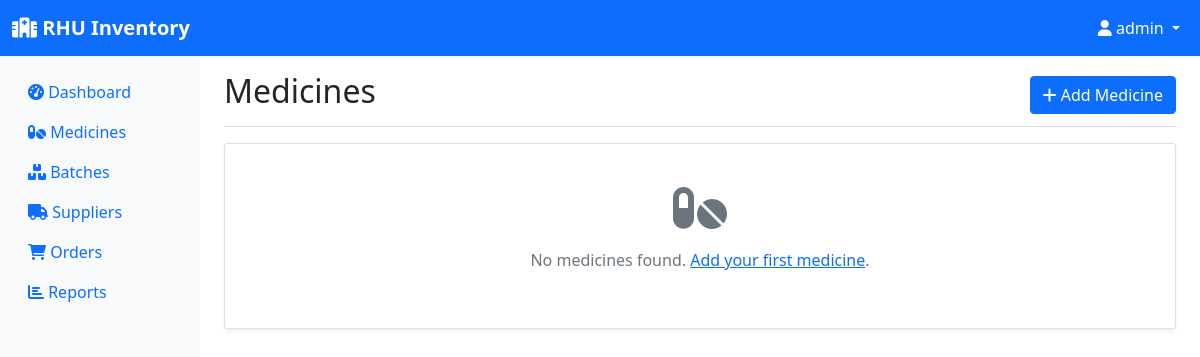
Before: /inventory (signed in) with the older database file.
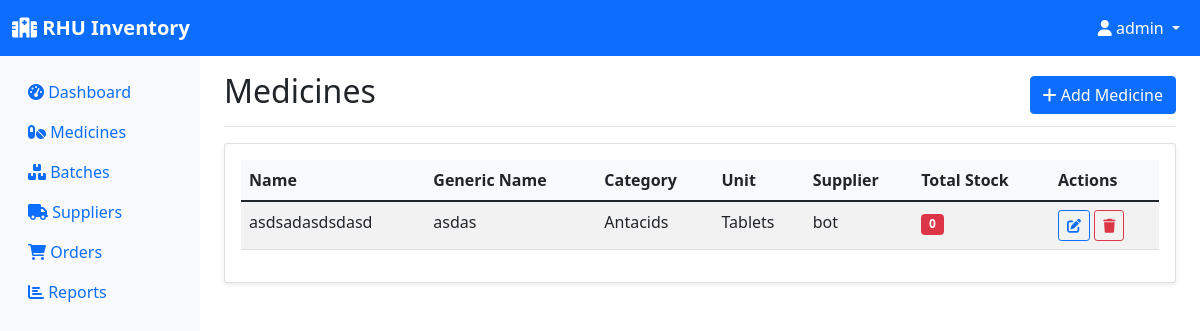
After: the same page with the newer database file.
### models.py (models this page shows, shortened)
class User(UserMixin, db.Model):
    id = db.Column(db.Integer, primary_key=True)
    username = db.Column(db.String(100), unique=True, nullable=False)
    password = db.Column(db.String(100), nullable=False)
    role = db.Column(db.String(20), nullable=False)  # pharmacist, manager, assistant
    email = db.Column(db.String(120), unique=True, nullable=False)
    created_at = db.Column(db.DateTime, default=datetime.utcnow)

class Medicine(db.Model):
    id = db.Column(db.Integer, primary_key=True)
    name = db.Column(db.String(100), nullable=False)
    generic_name = db.Column(db.String(100))
    category = db.Column(db.String(50))
    unit = db.Column(db.String(20))  # e.g., tablets, bottles, etc.
    supplier_id = db.Column(db.Integer, db.ForeignKey('supplier.id'), nullable=False)
    created_at = db.Column(db.DateTime, default=datetime.utcnow)
    batches = db.relationship('Batch', backref='medicine', lazy=True)
    order_items = db.relationship('OrderItem', backref='medicine', lazy=True)
    @property
    def total_quantity(self):
        return sum(batch.quantity for batch in self.batches)

class Supplier(db.Model):
    id = db.Column(db.Integer, primary_key=True)
    name = db.Column(db.String(100), nullable=False)
    contact_person = db.Column(db.String(100))
    phone = db.Column(db.String(20))
    email = db.Column(db.String(120))
    address = db.Column(db.String(200))
    created_at = db.Column(db.DateTime, default=datetime.utcnow)
    medicines = db.relationship('Medicine', backref='supplier', lazy=True)
    orders = db.relationship('Order', backref='supplier', lazy=True)

### app.py (the view)
@app.route('/inventory')
@login_required
def inventory():
    medicines = Medicine.query.all()
    return render_template('inventory.html', medicines=medicines)

### app.py (called while the page is built)
@login_manager.user_loader
def load_user(user_id):
    return User.query.get(int(user_id))

### templates/inventory.html (shortened to what this page needs)
{% extends "base.html" %}
{% block content %}
<div class="d-flex justify-content-between flex-wrap flex-md-nowrap align-items-center pt-3 pb-2 mb-3 border-bottom">
    <h1 class="h2">Medicines</h1>
    <a href="{{ url_for('add_medicine') }}" class="btn btn-primary">
        <i class="fas fa-plus"></i> Add Medicine
    </a>
</div>
<div class="card">
    <div class="card-body">
        {% if medicines %}
        <div class="table-responsive">
            <table class="table table-striped">
                <thead>
                    <tr>
                        <th>Name</th>
                        <th>Generic Name</th>
                        <th>Category</th>
                        <th>Unit</th>
                        <th>Supplier</th>
                        <th>Total Stock</th>
                        <th>Actions</th>
                    </tr>
                </thead>
                <tbody>
                    {% for medicine in medicines %}
                    <tr>
                        <td>{{ medicine.name }}</td>
                        <td>{{ medicine.generic_name or '-' }}</td>
                        <td>{{ medicine.category or '-' }}</td>
                        <td>{{ medicine.unit or '-' }}</td>
                        <td>{{ medicine.supplier.name }}</td>
                        <td>
                            <span class="badge bg-{{ 'danger' if medicine.total_quantity <= 10 else 'success' }}">
                                {{ medicine.total_quantity }}
                            </span>
                        </td>
                        <td>
                            <a href="{{ url_for('edit_medicine', id=medicine.id) }}" class="btn btn-sm btn-outline-primary">
                                <i class="fas fa-edit"></i>
                            </a>
                            <form method="POST" action="{{ url_for('delete_medicine', id=medicine.id) }}" class="d-inline"
                                  onsubmit="return confirm('Are you sure you want to delete this medicine?')">
                                <button type="submit" class="btn btn-sm btn-outline-danger">
                                    <i class="fas fa-trash"></i>
                                </button>
                            </form>
                        </td>
                    </tr>
                    {% endfor %}
                </tbody>
            </table>
        </div>
        {% else %}
        <div class="text-center py-4">
            <i class="fas fa-pills fa-3x text-muted mb-3"></i>
            <p class="text-muted">No medicines found. <a href="{{ url_for('add_medicine') }}">Add your first medicine</a>.</p>
        </div>
        {% endif %}
    </div>
</div>
{% endblock %}

### templates/base.html (shortened to what this page needs)
<!DOCTYPE html>
<html lang="en">
<head>
    <link href="https://cdn.jsdelivr.net/npm/bootstrap@5.1.3/dist/css/bootstrap.min.css" rel="stylesheet">
    <link href="https://cdnjs.cloudflare.com/ajax/libs/font-awesome/6.0.0/css/all.min.css" rel="stylesheet">
</head>
<body>
    <nav class="navbar navbar-expand-lg navbar-dark bg-primary">
        <div class="container-fluid">
            <a class="navbar-brand" href="{{ url_for('dashboard') }}">
                <i class="fas fa-hospital"></i> RHU Inventory
            </a>
            {% if current_user.is_authenticated %}
            <div class="navbar-nav ms-auto">
                <div class="nav-item dropdown">
                    <a class="nav-link dropdown-toggle text-white" href="#" id="navbarDropdown" role="button" data-bs-toggle="dropdown">
                        <i class="fas fa-user"></i> {{ current_user.username }}
                    </a>
                </div>
            </div>
            {% endif %}
        </div>
    </nav>
    <div class="container-fluid">
        <div class="row">
            {% if current_user.is_authenticated %}
            <nav class="col-md-3 col-lg-2 d-md-block sidebar collapse">
                <div class="position-sticky pt-3">
                    <ul class="nav flex-column">
                        <li class="nav-item">
                            <a class="nav-link" href="{{ url_for('dashboard') }}">
                                <i class="fas fa-tachometer-alt"></i> Dashboard
                            </a>
                        </li>
                        <li class="nav-item">
                            <a class="nav-link" href="{{ url_for('inventory') }}">
                                <i class="fas fa-pills"></i> Medicines
                            </a>
                        </li>
                        <li class="nav-item">
                            <a class="nav-link" href="{{ url_for('batches') }}">
                                <i class="fas fa-boxes"></i> Batches
                            </a>
                        </li>
                        <li class="nav-item">
                            <a class="nav-link" href="{{ url_for('suppliers') }}">
                                <i class="fas fa-truck"></i> Suppliers
                            </a>
                        </li>
                        <li class="nav-item">
                            <a class="nav-link" href="{{ url_for('orders') }}">
                                <i class="fas fa-shopping-cart"></i> Orders
                            </a>
                        </li>
                        <li class="nav-item">
                            <a class="nav-link" href="{{ url_for('reports') }}">
                                <i class="fas fa-chart-bar"></i> Reports
                            </a>
                        </li>
                    </ul>
                </div>
            </nav>
            {% endif %}
            <main class="{% if current_user.is_authenticated %}col-md-9 ms-sm-auto col-lg-10 px-md-4{% else %}col-12{% endif %}">
                {% block content %}{% endblock %}
            </main>
        </div>
    </div>
</body>
</html>

### templates/base.html (style rules this page uses)
.sidebar { min-height: 100vh; background-color: #f8f9fa; }
.navbar-brand { font-weight: bold; }
.card { box-shadow: 0 0.125rem 0.25rem rgba(0, 0, 0, 0.075); border: 1px solid rgba(0, 0, 0, 0.125); }
.btn-sm { padding: 0.25rem 0.5rem; font-size: 0.875rem; }
.table th { background-color: #f8f9fa; border-top: none; }

Changed rows visible on the page:
added Medicine: name "asdsadasdsdasd", generic_name "asdas", category "Antacids", unit "Tablets", supplier.name "bot", total_quantity "0"
Other visible differences:
text no longer shown: "No medicines found. Add your first medicine ."
text now shown: "Name Generic Name Category Unit Supplier Total Stock Actions"
